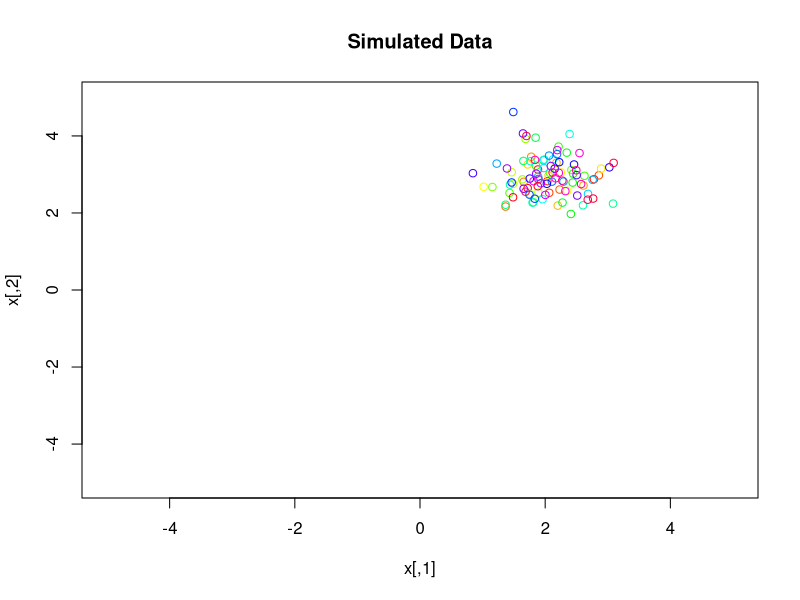
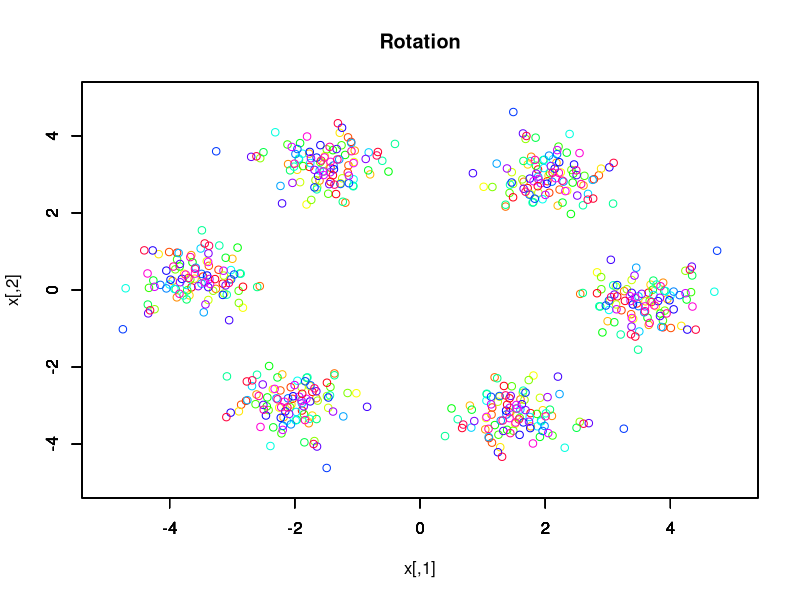
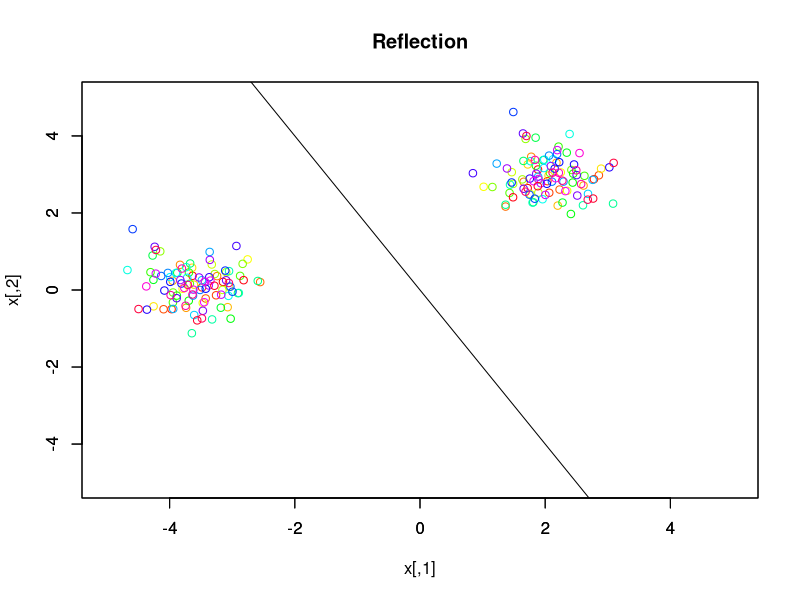
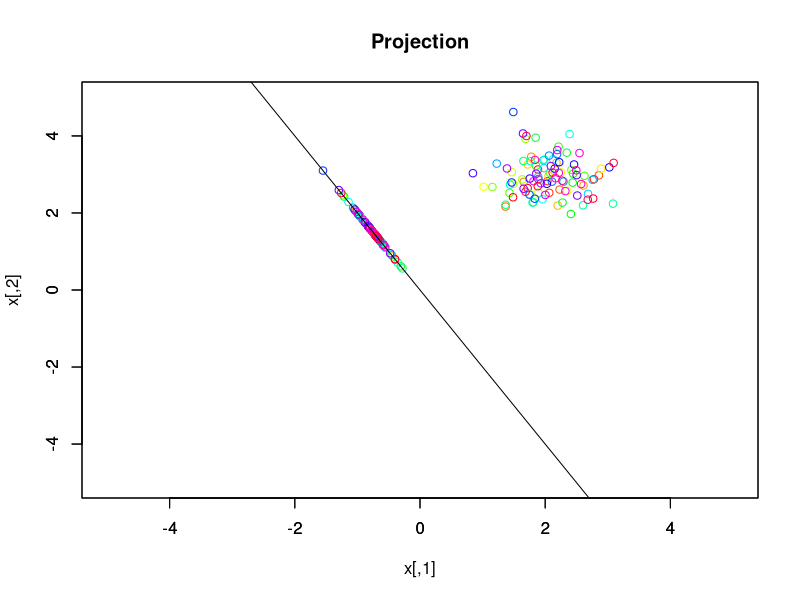

Write the R code that produced these figures, in order.
# linear algebra: transformation
set.seed(123)
x <- cbind(rnorm(100,2,0.5),rnorm(100,3,0.5))
plot(x, xlim=c(-5,5), ylim=c(-5,5),col=rainbow(100),main="Simulated Data")

# rotation
rotate <- function(x, theta){
   A <- matrix(c(cos(theta),-sin(theta),sin(theta),cos(theta)),2,2,byrow=T)
   return(x %*% t(A))
}
set.seed(123)
x <- cbind(rnorm(100,2,0.5),rnorm(100,3,0.5))
plot(x, xlim=c(-5,5), ylim=c(-5,5),col=rainbow(100),main="Rotation")
for (k in 1:5){
  x.prime <- rotate(x, k*pi/3)
  par(new=T)
  plot(x.prime, xlim=c(-5,5), ylim=c(-5,5),col=rainbow(100),xlab="",ylab="")
} 

# reflection
reflect <- function(x, c){
    c <- c / sqrt(sum(c*c))
    K <- matrix(c(c[1]^2-c[2]^2,2*c[1]*c[2],2*c[1]*c[2],c[2]^2-c[1]^2),2,2)
   return(x %*% K)
}
set.seed(123)
x <- cbind(rnorm(100,2,0.5),rnorm(100,3,0.5))
plot(x, xlim=c(-5,5), ylim=c(-5,5),col=rainbow(100),main="Reflection")
c <- c(-1,2)   # c <- c(2,1)
x.prime <- reflect(x,c)
par(new=T)
plot(x.prime, xlim=c(-5,5), ylim=c(-5,5),col=rainbow(100),xlab="",ylab="")
abline(c(0,c[2]/c[1]))

# projection
project <- function(x, v){
   v <- v / sqrt(sum(v*v))
   H <- v %*% t(v) 
   return(x %*% H)
}
set.seed(123)
x <- cbind(rnorm(100,2,0.5),rnorm(100,3,0.5))
plot(x, xlim=c(-5,5), ylim=c(-5,5),col=rainbow(100),main="Projection")
v <- c(-1,2)   # v <- c(2,1)
x.prime <- project(x,v)
par(new=T)
plot(x.prime, xlim=c(-5,5), ylim=c(-5,5),col=rainbow(100),xlab="",ylab="")
abline(c(0,v[2]/v[1]))

# end
